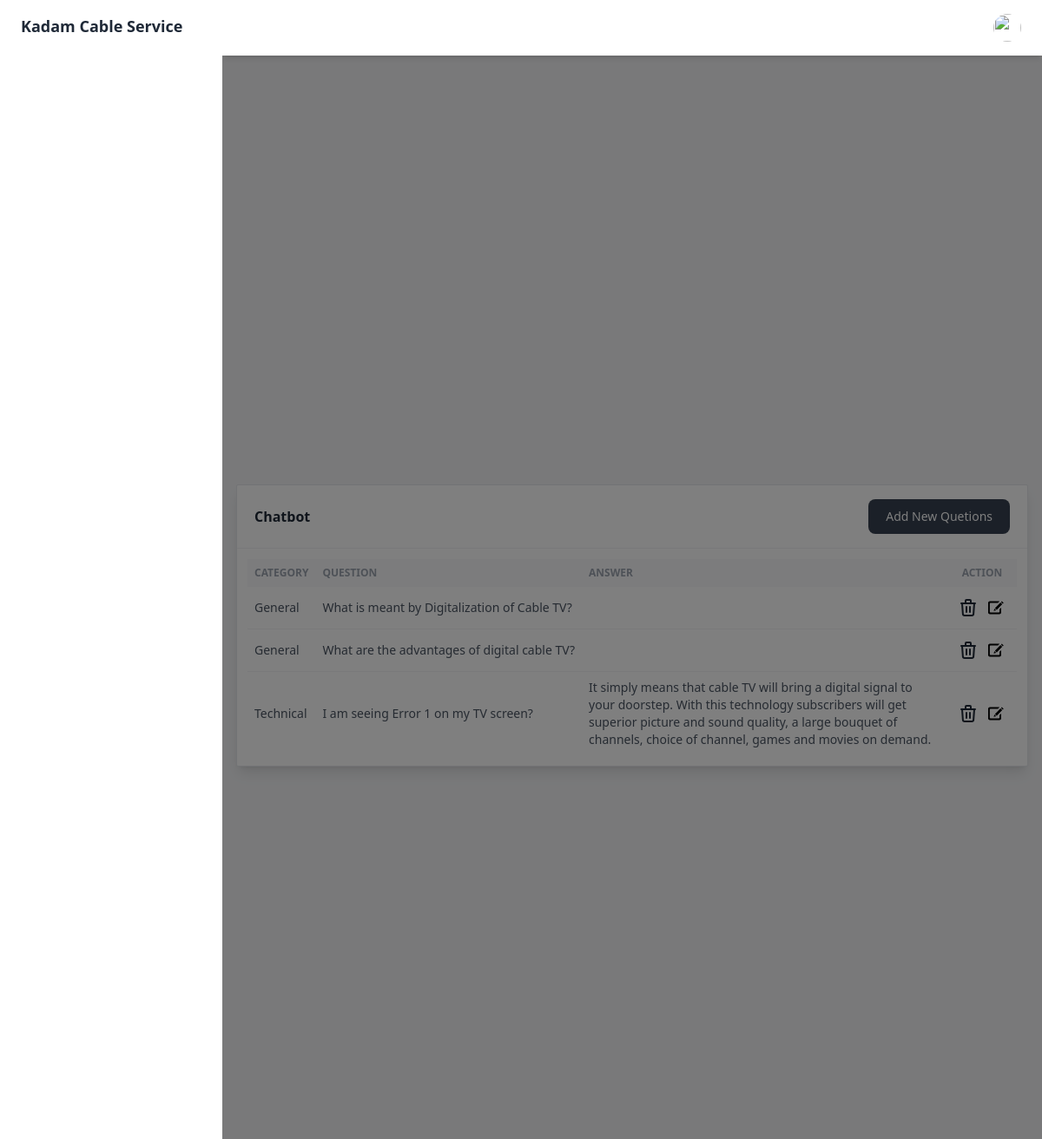
The page /Main/Employee/adminchatbot.php (signed in) on the database its author committed.
### tables this page shows
CREATE TABLE `chatbot_button` (
  `cb_id` int(11) NOT NULL,
  `cb_name` varchar(100) NOT NULL,
  `cb_number` varchar(100) NOT NULL,
  `qt_id` int(255) DEFAULT NULL
);

CREATE TABLE `chatbot` (
  `id` int(255) NOT NULL,
  `qts` varchar(1000) NOT NULL
);

### Main/Employee/adminchatbot.php (the view, shortened to what this page needs)
<?php
include("../../config/connect.php");
?>
<!DOCTYPE html>
<html :class="{ 'theme-dark': dark }" x-data="data()" lang="en">
  <head>
    <link rel="stylesheet" href="https://unpkg.com/tailwindcss@2.2.19/dist/tailwind.min.css"/>
    <script src="https://cdn.tailwindcss.com"></script>
    <link href="https://cdnjs.cloudflare.com/ajax/libs/flowbite/2.2.0/flowbite.min.css" rel="stylesheet" />
    <link rel="stylesheet" type="text/css" href="https://cdn.jsdelivr.net/npm/toastify-js/src/toastify.min.css">
  </head>
  <body>
    <div
      class="flex h-screen bg-gray-50 dark:bg-gray-900"
      :class="{ 'overflow-hidden': isSideMenuOpen}"
    >
   <?php include("./layout/emp_nav.php"); ?>
      <div class="flex flex-col flex-1">
      <?php include("./layout/emp_header.php"); ?>
        <main class="h-full pb-16 overflow-y-auto">
          <div class="container px-0 mx-auto grid">
          <section class="antialiased bg-gray-100 text-gray-600 h-screen px-4 overflow-hidden">
                    <div class="flex flex-col justify-center h-full">
                        <div class="w-full  mx-auto bg-white shadow-lg rounded-sm border border-gray-200">
                            <header class=" flex items-center justify-between px-5 py-4 border-b border-gray-100">
                                <h2 class="font-semibold text-gray-800">Chatbot</h2>
                    <button data-modal-target="crud-modal" data-modal-toggle="crud-modal" class=" ml-3  text-white bg-gray-700 hover:bg-blue-800 focus:ring-4 focus:outline-none focus:ring-blue-300 font-medium rounded-lg text-sm px-5 py-2.5 text-center dark:bg-blue-600 dark:hover:bg-blue-700 dark:focus:ring-blue-800" type="button">
                        Add New Quetions
                    </button>
                            </header>
                            <div class="p-3">
                                <div class="overflow-x-auto">
                                    <table class="table-auto">
                                        <thead class="text-xs font-semibold uppercase text-gray-400 bg-gray-50">
                                            <tr>
                                                <th class="p-2 whitespace-nowrap">
                                                    <div class="font-semibold text-left">Category</div>
                                                </th>
                                                <th class="p-2 whitespace-nowrap">
                                                    <div class="font-semibold text-left">Question</div>
                                                </th>
                                                <th class="p-2 whitespace-nowrap">
                                                    <div class="font-semibold text-left">Answer</div>
                                                </th>
                                                <th class="p-2 whitespace-nowrap">
                                                    <div class="font-semibold text-center">Action</div>
                                                </th>
                                            </tr>
                                        </thead>
                                        <tbody class="text-sm divide-y divide-gray-100">
                                        <?php
                                        $get_chatbot_query = "SELECT qt_id FROM `chatbot_button` GROUP BY qt_id";
                                        $get_chatbot = mysqli_query($con,$get_chatbot_query);
                                        if(mysqli_num_rows($get_chatbot)>0)
                                        {
                                            while($row_of_qts = mysqli_fetch_assoc($get_chatbot))
                                            {
                                                $qt_cateogory = $row_of_qts["qt_id"];
                                                $get_qts_query = "SELECT * FROM chatbot_button WHERE qt_id='$qt_cateogory'";
                                                $result_qts = mysqli_query($con,$get_qts_query);
                                                if (mysqli_num_rows($result_qts)>0) {
                                                    while ($row_of_qts = mysqli_fetch_assoc($result_qts)) {
                                                        ?>
                                                        <tr>
                                                            <td class="p-2 whitespace-nowrap">
                                                                <div class="">
                                                                    <?php
                                                                        if ($qt_cateogory==1) {
                                                                            echo("General");
                                                                        }
                                                                        if ($qt_cateogory==2) {
                                                                            echo("Technical");
                                                                        }
                                                                    ?>
                                                                </div>
                                                            </td>
                                                            <td class="p-2 whitespace-nowrap">
                                                                <div class="text-left"> <?php echo($row_of_qts["cb_name"]); ?> </div>
                                                            </td>
                                                            <td class="p-2">
                                                                <div class="text-left font-medium ">
                                                                    <?php
                                                                    $qt_id = $row_of_qts["cb_id"];
                                                                    $get_answer_query = "SELECT * FROM `chatbot` WHERE id = '$qt_id' ";
                                                                    $get_answer_result = mysqli_query($con,$get_answer_query);
                                                                    if (mysqli_num_rows($get_answer_result)>0) {
                                                                        while ($result_answers = mysqli_fetch_assoc($get_answer_result)) {
                                                                            echo($result_answers["qts"]);
                                                                        }
                                                                    }
                                                                    ?>
                                                                </div>
                                                            </td>
                                                            <td class="p-2">
                                <div class="flex justify-center">
                                    <button type="button" data-modal-target="delete-modal" data-modal-toggle="delete-modal" onclick="delete_chat(<?php echo $qt_id; ?>)">
                                    </button>
                                    <button type="button" data-modal-target="update-modal" data-modal-toggle="update-modal" onclick="update_chat(<?php echo $qt_id; ?>,'<?php  echo($row_of_channels['chan_img']); ?>', '<?php echo($row_of_channels['Chan_name']); ?>', '<?php echo($row_of_channels['chan_language']); ?>', <?php echo($genre); ?>, '<?php echo($row_of_channels['chan_quality']); ?>', <?php echo($row_of_channels['chan_price']); ?> )">
                                    </button>
                                </div>
                            </td>
                                                        </tr>
                                                        <?php
                                                    }
                                                }
                                            }
                                        }
                                            ?>
                                        </tbody>
                                    </table>
                                </div>
                            </div>
                        </div>
                    </div>
                </section>
          </div>
        </main>
      </div>
    </div>
  </body>
</html>

### rows shown on the page
chatbot_button: shows "General", cb_name "What is meant by Digitalization of Cable TV?"
chatbot_button: shows "General", cb_name "What are the advantages of digital cable TV?"
chatbot_button: shows "Technical", cb_name "I am seeing Error 1 on my TV screen?"
chatbot: qts "It simply means that cable TV will bring a digital signal to your doorstep. With this technology subscribers will get superior picture and sound quality, a large bouquet of channels, choice of channel, games and movies on demand."
